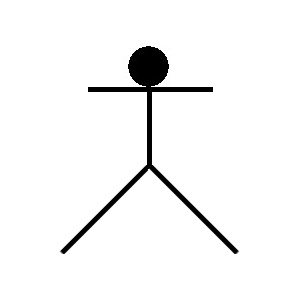

This figure's Python source:
import copy
import sys
import cv2
import numpy as np
import matplotlib.pyplot as plt
from stickmanHelpers import * 

head_filename = sys.argv[1]
stick_filename = sys.argv[2]

im_height = 300
im_width = 300

im = np.full((im_height, im_width), 255).astype('uint8')

# Stickman's Head
head_img = cv2.imread(head_filename)
head_im = cv2.cvtColor(head_img, cv2.COLOR_RGB2GRAY)

head_width = head_im.shape[1] 
head_height = head_im.shape[0]

first_black_pixel_line, first_black_pixel_col = find_first_black_pixel_index(head_im)

last_black_pixel_line_reversed, last_black_pixel_col_reversed = find_first_black_pixel_index(np.fliplr(head_im[::-1]))

last_black_pixel_line = head_height - 1 - last_black_pixel_line_reversed
last_black_pixel_col  = head_width  - 1 - last_black_pixel_col_reversed

head_height = last_black_pixel_line - first_black_pixel_line

left_padding = int((im_width - 1 - head_width) / 2) 

for h in range(first_black_pixel_line, last_black_pixel_line + 1):
    for w in range(head_width):
        im[h - first_black_pixel_line][left_padding + w] = head_im[h][w]


# Stickman's Body

stick_img = cv2.imread(stick_filename, cv2.IMREAD_UNCHANGED)
stick_im = cv2.cvtColor(stick_img, cv2.COLOR_RGB2GRAY)

stick_width = stick_im.shape[1] 
stick_height = stick_im.shape[0]

first_black_pixel_line, first_black_pixel_col = find_first_black_pixel_index(stick_im)

last_black_pixel_line_reversed, last_black_pixel_col_reversed = find_first_black_pixel_index(np.fliplr(stick_im[::-1]))

last_black_pixel_line = stick_height - 1 - last_black_pixel_line_reversed
last_black_pixel_col  = stick_width  - 1 - last_black_pixel_col_reversed

body_height = last_black_pixel_col - first_black_pixel_col
stickman_height = head_height + body_height * (1 + 2 * 0.75 / np.sqrt(2))
top_padding = int((im_height - 1 - stickman_height) / 2)

for i in range(head_height + 1):
    im[i + top_padding] = im[i]
    im[i].fill(255)


body_start_line = head_height + top_padding + 1
body_width = last_black_pixel_line - first_black_pixel_line
left_padding = int((im_width - 1 - body_width) / 2) 

for h in range(body_height + 1):
    body_line   = body_start_line + h 
    stick_col   = first_black_pixel_col + h

    for w in range(body_width + 1):
        body_col    = left_padding + w
        stick_line  = first_black_pixel_line + w 

        im[body_line][body_col] = stick_im[stick_line][stick_col]


# Arms

arm_length = int((last_black_pixel_col - first_black_pixel_col) * 0.75)
arm_thickness = last_black_pixel_line - first_black_pixel_line
left_padding = int((im_width - 1 - 2 * arm_length - body_width) / 2) + 1

for i in range(2): 
    for l in range(arm_length + 1):
        arm_len  = left_padding + l 
        stick_col   = first_black_pixel_col + l

        for t in range(arm_thickness + 1):
            arm_thick   = body_start_line + t
            stick_line  = first_black_pixel_line + t

            im[arm_thick][arm_len] = stick_im[stick_line][stick_col]

    left_padding += arm_length + body_width


# Left Leg
scale = 0.75 * 2

left_leg_height = stick_height
left_leg_width  = int(stick_width * scale)

left_leg_dim = (left_leg_width, left_leg_height)


left_leg_im = copy.deepcopy(stick_im)
left_leg_im = cv2.resize(left_leg_im, left_leg_dim, interpolation = cv2.INTER_AREA)

left_leg_im_center_line = int(left_leg_height / 1.3)
left_leg_im_center_col  = int(left_leg_width / 3.5)
left_leg_im_center = (left_leg_im_center_line, left_leg_im_center_col)

M_rotate = cv2.getRotationMatrix2D(left_leg_im_center, 45, 1.0)

left_leg_im  = cv2.warpAffine(left_leg_im, M_rotate, left_leg_dim)
left_leg_im  = fill_the_blanks(left_leg_im)



first_black_pixel_line, first_black_pixel_col = find_first_black_pixel_index(left_leg_im)

last_black_pixel_line_reversed, last_black_pixel_col_reversed = find_first_black_pixel_index(np.fliplr(left_leg_im[::-1]))

last_black_pixel_line = stick_height - 1 - last_black_pixel_line_reversed
last_black_pixel_col  = stick_width  - 1 - last_black_pixel_col_reversed


top_padding = int(body_height + head_height- 2 + (im_height - 1 - stickman_height) / 2)
left_padding = int(-1 + (im_width - 1 - body_width) / 2) 

col_span = 0
shift = 1
line_span = last_black_pixel_line - first_black_pixel_line 
for line in range(line_span + 1):

    if (line == body_width):
        col_span += 2
    else:
        col_span += 1

    im_line = top_padding + line
    left_leg_line = first_black_pixel_line + line
    for col in range(col_span + 1):
        im_col = left_padding - shift + col
        left_leg_col = first_black_pixel_col - shift + col
        im[im_line][im_col] = left_leg_im[left_leg_line][left_leg_col]

    shift += 1

# Right Leg
right_leg_im = np.fliplr(left_leg_im)


first_black_pixel_line, first_black_pixel_col = find_first_black_pixel_index(right_leg_im)

last_black_pixel_line_reversed, last_black_pixel_col_reversed = find_first_black_pixel_index(np.fliplr(right_leg_im[::-1]))

last_black_pixel_line = stick_height - 1 - last_black_pixel_line_reversed
last_black_pixel_col  = stick_width  - 1 - last_black_pixel_col_reversed


left_padding += body_width + 2

shift = 0
col_span = 1
line_span = last_black_pixel_line - first_black_pixel_line
for line in range(line_span + 1):

    if ((line != 0) and (line < body_width)):
        col_span += 2
        shift -= 2
    elif (line == body_width):
        col_span += 1
        shift -= 1

    im_line = top_padding + line
    right_leg_line = first_black_pixel_line + line
    for col in range(col_span + 1):
        im_col = left_padding + shift + col
        right_leg_col = first_black_pixel_col + shift + col
        im[im_line][im_col] = right_leg_im[right_leg_line][right_leg_col]

    shift += 1

cv2.imshow('image',im)
cv2.waitKey(0)
cv2.destroyAllWindows()
